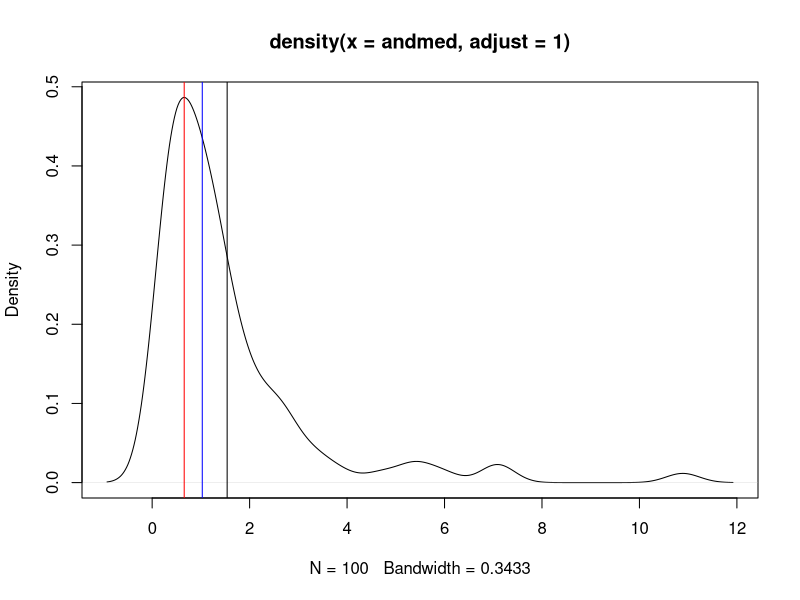
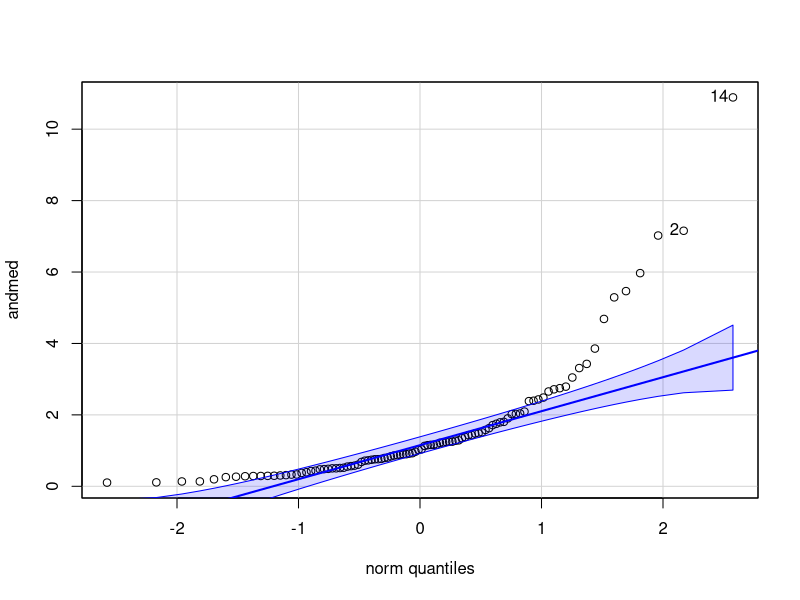
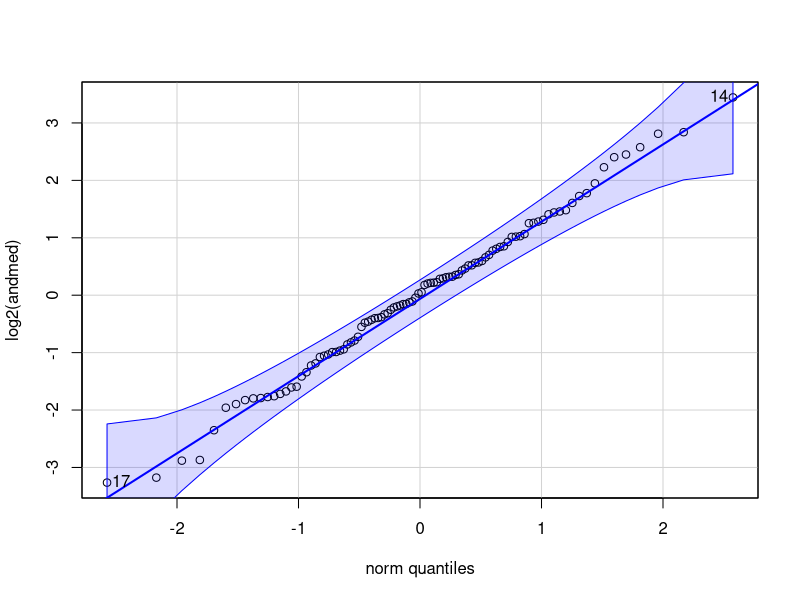

These charts were generated, in order, by the following R code: (Note: this script raises an error after producing the figures.)
## ---- chunk 1
library(tidyverse)
library(stringr)
library(car)
## ---- chunk 2
andmed <- rlnorm(100)
mode <-  function(x, adjust = 1) {
  x <- na.omit(x)
  dx <- density(x, adjust = adjust)
  dx$x[which.max(dx$y)]
}
plot(density(andmed, adjust = 1))
abline(v = mode(andmed), col = "red")
abline(v = median(andmed), col = "blue")
abline(v = mean(andmed))
## ---- chunk 3
multiplicative_sd <- function(x) {
  x <- na.omit(x)
  log_data <- log10(x)
  log_mean <- mean(log_data)
  log_sd <- sd(log_data)
  geom_mean <- 10**log_mean
  mult_sd <- 10**log_sd
  lower1 <- geom_mean/mult_sd
  upper1 <- geom_mean * mult_sd
  lower2 <- geom_mean/(mult_sd**2)
  upper2 <- geom_mean * (mult_sd**2)
  Mean <- mean(x)
  lower3 <- mean(x) - sd(x)
  upper3 <- mean(x) + sd(x)
  lower4 <- mean(x) - sd(x)*2
  upper4 <- mean(x) + sd(x)*2
  tibble(SD = c("multiplicative_SD", 
                "multiplicative_2_SD", 
                "additive_SD", 
                "additive_2_SD"), 
         MEAN = c(geom_mean, 
                  geom_mean, 
                  Mean, 
                  Mean), 
         lower = c(lower1, 
                   lower2, 
                   lower3, 
                   lower4), 
         upper = c(upper1, 
                   upper2, 
                   upper3, 
                   upper4))
}

multiplicative_sd(andmed) %>% knitr::kable()
## ---- chunk 4
set.seed(5363)
norm_andmed <- rnorm(3, 100, 20)
knitr::kable(multiplicative_sd(norm_andmed))
## ---- chunk 5
qqPlot(andmed)
## ---- chunk 6
qqPlot(log2(andmed))
## ---- chunk 7
mad(andmed, constant = 1); sd(andmed); mad(andmed)
## ---- chunk 8
mad(log10(andmed), constant = 1); sd(log10(andmed)); mad(log10(andmed))
## ---- chunk 9
quantile(andmed, c(0.025, 0.25, 0.5, 0.75, 0.95))
## ---- chunk 10
cor(iris$Sepal.Length, iris$Sepal.Width, use = "complete.obs")
## ---- chunk 11
anscombe_long <- bind_cols(id = 1:11, anscombe) %>% 
  gather(key, value, -id) %>% 
  mutate(axis = str_extract(key, "[xy]"),
         q = letters[as.numeric(str_extract(key, "[0-9]"))]) %>%
  select(-key) %>% 
  spread(axis, value)
anscombe_r <- anscombe_long %>%
  group_by(q) %>%
  summarise(R = round(cor(x, y), 2))
anscombe_long %>% 
  ggplot(aes(x, y)) +
  geom_point() +
  annotate("text", x = 10, y = 12, label = sprintf("r = %s", anscombe_r$R)) +
  facet_wrap(~q) +
  theme(strip.text = element_text(hjust = 0))
## ---- chunk 12
# numeric columns only!
# the following gives cor matrix with 
# frequentist correction for mutliple testing:
# print(psych::corr.test(iris[-5]))
# only numeric cols allowed! Hence -Species
knitr::kable(cor(iris[,-5]))
